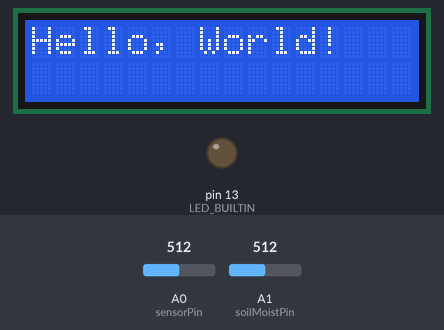
The sketch below on a simulated Arduino Uno, built with avr-gcc and run on an emulated ATmega328P. Shown: 16×2 character LCD, output pins drawn as LEDs (lit = HIGH). The inputs (shaded band) are chosen by the test bench; at power-on: A0 (sensorPin) = 512, A1 (soilMoistPin) = 512. What the sketch prints to the serial monitor is not drawn.

Above: at 0.1 s.
At 1.1 s:
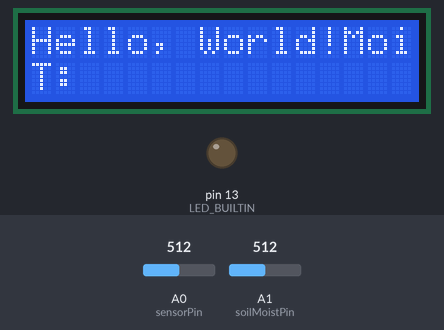

The sketch:

Filter_graph.ino
```cpp
/*
  The circuit:
 * LCD RS pin to digital pin 7
 * LCD Enable pin to digital pin 8
 * LCD D4 pin to digital pin 9
 * LCD D5 pin to digital pin 10
 * LCD D6 pin to digital pin 11
 * LCD D7 pin to digital pin 12
 * LCD R/W pin to ground
 * LCD VSS pin to ground
 * LCD VCC pin to 5V
 * 10K resistor:
 * ends to +5V and ground
 * wiper to LCD VO pin (pin 3)
 *
 * STEMMA soil sensor
 * red wire to 3-5V,
 * black wire to GND
 * SCL Green wire to A5
 * SDA white wire to A4
 */

// include the library code:
#include <LiquidCrystal.h>
#include <LowPower.h>       // Library written by RocketScream

#define aref_voltage 3.3  // we tie 3.3V to ARef
const int soilMoistPin = A1;
int sensorPin = A0;   // Pin for measure Temp (TMP36)
float soilMoistRaw;
float soilMoistReal;
float FinalMoist;
float previousMoist;
float temperatureC;
float temperatureF;
const float alpha = 0.2; // const means value can't be changed, read only
float z;              // to store previous filtered value
float y;
LiquidCrystal lcd(7, 8, 9, 10, 11, 12);

void setup() {
  // put your setup code here, to run once:
  Serial.begin(115200);

  // set up the LCD's number of columns and rows:
  lcd.begin(16, 2);
  // lcd.setCursor(2,1); print 3 col from left and 2nd row. (col,row) from 0-15 and 0-1.
  // Print a message to the LCD.
  lcd.print("Hello, World!");
  delay(1000);

  // Print Soil Moisture to the LCD.
  lcd.print("Moisture:");
  lcd.setCursor(0,1); //1st col; 2nd row
  lcd.print("T:");

  // set internal LED as output, used for indicating whether arduino has woken up
  pinMode(LED_BUILTIN, OUTPUT);

  // If you want to set the aref to something other than 5v
  analogReference(EXTERNAL);
}

void loop() {
  for(int i=0; i<=10; i++){
    // put your main code here, to run repeatedly:
    soilMoistRaw = analogRead(soilMoistPin)*(3.3/1024);
    delay(20);

     if (soilMoistRaw < 1.1) {
      soilMoistRaw = (10 * soilMoistRaw) - 1;
    }
    else if (soilMoistRaw < 1.3) {
      soilMoistReal = (25 * soilMoistRaw) - 17.5;
    }
    else if (soilMoistRaw < 1.82) {
      soilMoistReal = (48.08 * soilMoistRaw) - 47.5;
    }
    else if (soilMoistRaw < 2.2) {
      soilMoistReal = (26.32 * soilMoistRaw) - 7.89;
    }
    else {
      soilMoistReal = (62.5 * soilMoistRaw) - 87.5;
    }

    // do filtering, m is the final value for moisture
    float FinalMoist = (1-alpha)*soilMoistReal + alpha*previousMoist;
    previousMoist = FinalMoist;

    Serial.println(soilMoistRaw);
    Serial.print("Water Content is: ");
    Serial.println(soilMoistReal);
    delay(100);
    //getting the voltage reading from the temperature sensor
    int reading = analogRead(sensorPin);

    // converting that reading to voltage, for 3.3v arduino use 3.3
    float voltage = reading * aref_voltage / 1024.0;

    // do filtering, y is the final value for voltage
    float y = (1-alpha)*voltage + alpha*z;
    z = y;
    //Serial.print("Analog "); Serial.println(reading);
    // print out the voltage
    //Serial.print(voltage, 4); Serial.print(" volts"); Serial.print("; Filtered "); Serial.println(y, 4);

    // print out the voltage
    Serial.print(voltage); Serial.print(",");//Serial.print(" volts");
    //Serial.print("; Filtered ");
    Serial.print(y); Serial.print(",");Serial.println();
    /*
    // now print out the temperature (TMP36 has offset of 0.5V), volt/degree from datasheet
    temperatureC = (y - 0.5) * 100 ;  //converting from 10 mv per degree with 500 mV offset
                                            //to degrees ((voltage - 500mV) times 100)
    Serial.print(temperatureC); Serial.println(" C");

    // now convert to Fahrenheit
    temperatureF = (temperatureC * 9.0 / 5.0) + 32.0;
    Serial.print(temperatureF); Serial.println(" F");*/
    delay(100);
  }
  /*
  // This is where you print the values onto LCD
  //print on 9th col from left and 1st row.
  lcd.setCursor(9,0); lcd.print(FinalMoist);
  lcd.setCursor(14,0); lcd.print("%");
  //3rd col; 2nd row
  lcd.setCursor(2,1); lcd.print(temperatureC);
  lcd.setCursor(7,1); lcd.print("C;");
  lcd.setCursor(9,1); lcd.print(temperatureF);
  lcd.setCursor(14,1); lcd.print("F");

  // Flash LED to indicate Arduino going to sleep.
  digitalWrite(LED_BUILTIN, HIGH);
  delay(500);
  digitalWrite(LED_BUILTIN, LOW);

  // go to deep sleep for 8s, allows power optimization with slowest wake up time.
  LowPower.powerDown(SLEEP_8S, ADC_OFF, BOD_OFF);*/
}
```
